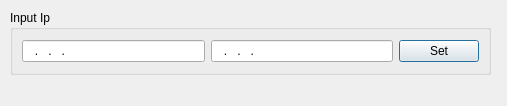
<?xml version="1.0" encoding="UTF-8"?>
<ui version="4.0">
 <class>IpConfigDialog</class>
 <widget class="QDialog" name="IpConfigDialog">
  <property name="geometry">
   <rect>
    <x>0</x>
    <y>0</y>
    <width>507</width>
    <height>106</height>
   </rect>
  </property>
  <property name="windowTitle">
   <string>ip config</string>
  </property>
  <widget class="QGroupBox" name="groupBox">
   <property name="geometry">
    <rect>
     <x>10</x>
     <y>10</y>
     <width>481</width>
     <height>65</height>
    </rect>
   </property>
   <property name="title">
    <string>Input Ip</string>
   </property>
   <layout class="QVBoxLayout" name="verticalLayout">
    <item>
     <layout class="QHBoxLayout" name="horizontalLayout">
      <item>
       <widget class="QLineEdit" name="ipLineEdit">
        <property name="inputMask">
         <string>000.000.000.000</string>
        </property>
       </widget>
      </item>
      <item>
       <widget class="QLineEdit" name="maskLineEdit">
        <property name="inputMask">
         <string>000.000.000.000</string>
        </property>
       </widget>
      </item>
      <item>
       <widget class="QPushButton" name="ipSetPushButton">
        <property name="text">
         <string>Set</string>
        </property>
       </widget>
      </item>
     </layout>
    </item>
   </layout>
  </widget>
 </widget>
 <resources/>
 <connections/>
</ui>
